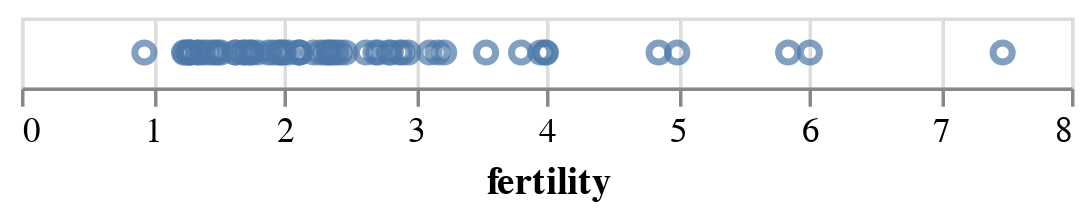

This figure's notebook cell:
### Code cell
alt.Chart(data2000).mark_point().encode(
    alt.X('fertility:Q') # Q = quantitative
)

### Figure 1 — Vega-Lite specification as saved in the notebook (floating-point values rounded to 4 significant figures)
{"config": {"view": {"continuousWidth": 300, "continuousHeight": 300}}, "data": {"name": "data-fdeb0b749a6385830bd1445d39ad6ea0"}, "mark": {"type": "point"}, "encoding": {"x": {"field": "fertility", "type": "quantitative"}}, "$schema": "https://vega.github.io/schema/vega-lite/v5.16.3.json", "datasets": {"data-fdeb0b749a6385830bd1445d39ad6ea0": [{"year": 2000, "country": "Afghanistan", "cluster": 0, "pop": 23898198, "life_expect": 42.13, "fertility": 7.479}, {"year": 2000, "country": "Argentina", "cluster": 3, "pop": 37497728, "life_expect": 74.34, "fertility": 2.35}, {"year": 2000, "country": "Aruba", "cluster": 3, "pop": 69539, "life_expect": 73.45, "fertility": 2.124}, {"year": 2000, "country": "Australia", "cluster": 4, "pop": 19164620, "life_expect": 80.37, "fertility": 1.756}, {"year": 2000, "country": "Austria", "cluster": 1, "pop": 8113413, "life_expect": 78.98, "fertility": 1.382}, {"year": 2000, "country": "Bahamas", "cluster": 3, "pop": 290075, "life_expect": 71.07, "fertility": 2.111}, {"year": 2000, "country": "Bangladesh", "cluster": 0, "pop": 130406594, "life_expect": 62.01, "fertility": 3.224}, {"year": 2000, "country": "Barbados", "cluster": 3, "pop": 273483, "life_expect": 75.97, "fertility": 1.5}, {"year": 2000, "country": "Belgium", "cluster": 1, "pop": 10263618, "life_expect": 78.32, "fertility": 1.638}, {"year": 2000, "country": "Bolivia", "cluster": 3, "pop": 8152620, "life_expect": 63.88, "fertility": 3.958}, {"year": 2000, "country": "Brazil", "cluster": 3, "pop": 175552771, "life_expect": 71.01, "fertility": 2.345}, {"year": 2000, "country": "Canada", "cluster": 3, "pop": 31278097, "life_expect": 79.77, "fertility": 1.522}, {"year": 2000, "country": "Chile", "cluster": 3, "pop": 15153450, "life_expect": 77.86, "fertility": 2.0}, {"year": 2000, "country": "China", "cluster": 4, "pop": 1262645000, "life_expect": 72.03, "fertility": 1.7}, {"year": 2000, "country": "Colombia", "cluster": 3, "pop": 39685655, "life_expect": 71.68, "fertility": 2.47}, {"year": 2000, "country": "Costa Rica", "cluster": 3, "pop": 3710558, "life_expect": 78.12, "fertility": 2.281}, {"year": 2000, "country": "Croatia", "cluster": 1, "pop": 4410830, "life_expect": 74.88, "fertility": 1.348}, {"year": 2000, "country": "Cuba", "cluster": 3, "pop": 11134273, "life_expect": 77.16, "fertility": 1.63}, {"year": 2000, "country": "Dominican Republic", "cluster": 3, "pop": 8385828, "life_expect": 70.85, "fertility": 2.95}, {"year": 2000, "country": "Ecuador", "cluster": 3, "pop": 12505204, "life_expect": 74.17, "fertility": 2.817}, {"year": 2000, "country": "Egypt", "cluster": 5, "pop": 70492342, "life_expect": 69.81, "fertility": 3.174}, {"year": 2000, "country": "El Salvador", "cluster": 3, "pop": 6122515, "life_expect": 70.73, "fertility": 2.883}, {"year": 2000, "country": "Finland", "cluster": 1, "pop": 5168595, "life_expect": 78.37, "fertility": 1.754}, {"year": 2000, "country": "France", "cluster": 1, "pop": 59381628, "life_expect": 79.59, "fertility": 1.883}, {"year": 2000, "country": "Georgia", "cluster": 1, "pop": 4777209, "life_expect": 70.48, "fertility": 1.478}, {"year": 2000, "country": "Germany", "cluster": 1, "pop": 82187909, "life_expect": 78.67, "fertility": 1.346}, {"year": 2000, "country": "Greece", "cluster": 1, "pop": 10559110, "life_expect": 78.26, "fertility": 1.277}, {"year": 2000, "country": "Grenada", "cluster": 3, "pop": 89312, "life_expect": 67.75, "fertility": 2.429}, {"year": 2000, "country": "Haiti", "cluster": 3, "pop": 7306302, "life_expect": 58.14, "fertility": 4.0}, {"year": 2000, "country": "Hong Kong", "cluster": 4, "pop": 6658720, "life_expect": 81.5, "fertility": 0.94}, {"year": 2000, "country": "Iceland", "cluster": 1, "pop": 281043, "life_expect": 80.5, "fertility": 1.993}, {"year": 2000, "country": "India", "cluster": 0, "pop": 1007702000, "life_expect": 62.88, "fertility": 3.113}, {"year": 2000, "country": "Indonesia", "cluster": 4, "pop": 206265000, "life_expect": 68.59, "fertility": 2.376}, {"year": 2000, "country": "Iran", "cluster": 5, "pop": 65660289, "life_expect": 69.45, "fertility": 2.124}, {"year": 2000, "country": "Iraq", "cluster": 5, "pop": 22675617, "life_expect": 57.05, "fertility": 4.858}, {"year": 2000, "country": "Ireland", "cluster": 1, "pop": 3791690, "life_expect": 77.78, "fertility": 1.969}, {"year": 2000, "country": "Israel", "cluster": 5, "pop": 5842454, "life_expect": 79.7, "fertility": 2.906}, {"year": 2000, "country": "Italy", "cluster": 1, "pop": 57719337, "life_expect": 80.24, "fertility": 1.286}, {"year": 2000, "country": "Jamaica", "cluster": 3, "pop": 2615467, "life_expect": 72.05, "fertility": 2.628}, {"year": 2000, "country": "Japan", "cluster": 4, "pop": 126699784, "life_expect": 82.0, "fertility": 1.291}, {"year": 2000, "country": "Kenya", "cluster": 2, "pop": 29985839, "life_expect": 50.99, "fertility": 5.0}, {"year": 2000, "country": "South Korea", "cluster": 4, "pop": 21647682, "life_expect": 66.66, "fertility": 1.917}, {"year": 2000, "country": "North Korea", "cluster": 4, "pop": 47351083, "life_expect": 77.05, "fertility": 1.242}, {"year": 2000, "country": "Lebanon", "cluster": 5, "pop": 3578036, "life_expect": 71.03, "fertility": 2.319}, {"year": 2000, "country": "Mexico", "cluster": 3, "pop": 99926620, "life_expect": 74.9, "fertility": 2.401}, {"year": 2000, "country": "Netherlands", "cluster": 1, "pop": 15907853, "life_expect": 78.53, "fertility": 1.726}, {"year": 2000, "country": "New Zealand", "cluster": 4, "pop": 3819762, "life_expect": 79.11, "fertility": 1.964}, {"year": 2000, "country": "Nigeria", "cluster": 2, "pop": 114306700, "life_expect": 46.61, "fertility": 5.845}, {"year": 2000, "country": "Norway", "cluster": 1, "pop": 4492400, "life_expect": 79.05, "fertility": 1.801}, {"year": 2000, "country": "Pakistan", "cluster": 0, "pop": 146342958, "life_expect": 63.61, "fertility": 3.994}, {"year": 2000, "country": "Peru", "cluster": 3, "pop": 25979722, "life_expect": 69.91, "fertility": 2.7}, {"year": 2000, "country": "Philippines", "cluster": 4, "pop": 79739825, "life_expect": 70.3, "fertility": 3.544}, {"year": 2000, "country": "Poland", "cluster": 1, "pop": 38654164, "life_expect": 74.67, "fertility": 1.251}, {"year": 2000, "country": "Portugal", "cluster": 1, "pop": 10335597, "life_expect": 77.29, "fertility": 1.454}, {"year": 2000, "country": "Rwanda", "cluster": 2, "pop": 7507056, "life_expect": 43.41, "fertility": 6.01}, {"year": 2000, "country": "Saudi Arabia", "cluster": 5, "pop": 23153090, "life_expect": 71.63, "fertility": 3.81}, {"year": 2000, "country": "South Africa", "cluster": 2, "pop": 44066197, "life_expect": 53.37, "fertility": 2.802}, {"year": 2000, "country": "Spain", "cluster": 1, "pop": 40016081, "life_expect": 79.78, "fertility": 1.287}, {"year": 2000, "country": "Switzerland", "cluster": 1, "pop": 7266920, "life_expect": 80.62, "fertility": 1.415}, {"year": 2000, "country": "Turkey", "cluster": 1, "pop": 65666677, "life_expect": 70.84, "fertility": 2.23}, {"year": 2000, "country": "United Kingdom", "cluster": 1, "pop": 59522468, "life_expect": 78.47, "fertility": 1.695}, {"year": 2000, "country": "United States", "cluster": 3, "pop": 282338631, "life_expect": 77.31, "fertility": 2.038}, {"year": 2000, "country": "Venezuela", "cluster": 3, "pop": 23542649, "life_expect": 72.77, "fertility": 2.723}]}}
